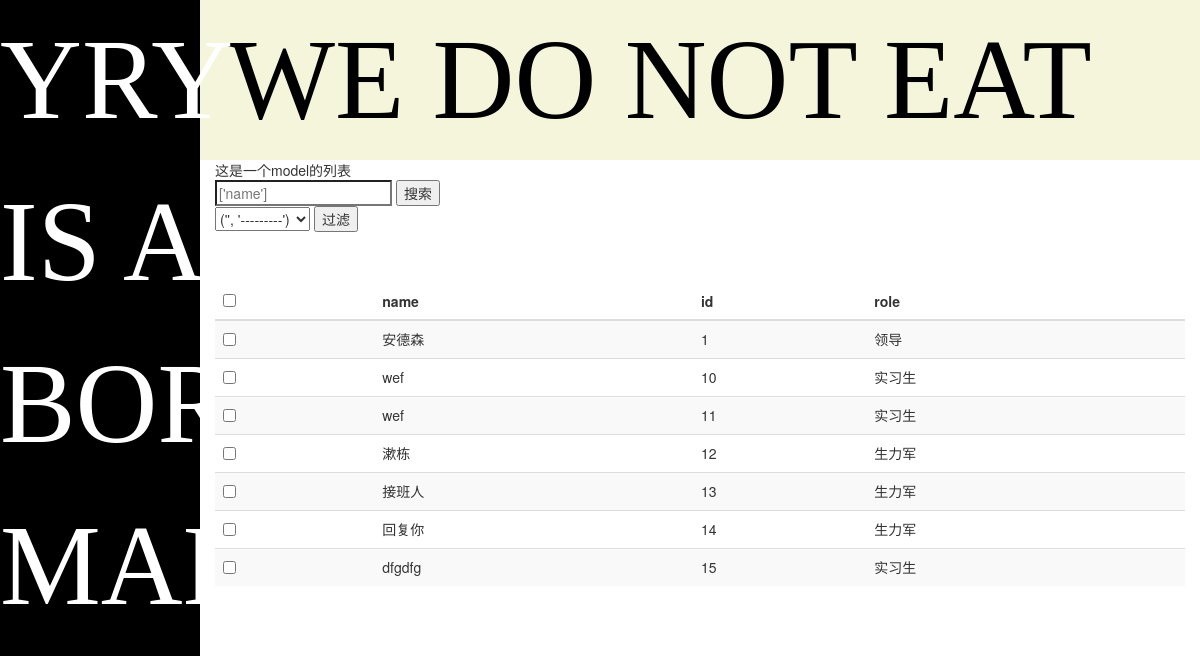
/kingadmin/kingadmin/customer/, run on the app's committed database.
### kingadmin/models.py (models this page shows, shortened)
class Role(models.Model):
    RoleChioce = (
        (0,'领导'),
        (1,'实习生'),
        (2,'生力军'),
    )
    Role = models.IntegerField(choices=RoleChioce)
    Power = models.CharField(max_length=20)
    def __str__(self):
        return self.get_Role_display()

class Customer(models.Model):
    name = models.CharField(max_length=20)
    id = models.AutoField(primary_key=True)
    ChioceFiled = (
        (0,'高中'),
        (1,'大学'),
        (2,'硕士'),
        (3,'毕业'),
    )
    education = models.IntegerField(choices=ChioceFiled)
    role = models.ForeignKey('Role',on_delete=models.SET_NULL,null=True)

### kingadmin/views.py (the view)
# urls.py: path('<str:app>/<str:model>/',views.table_obj_list,name = 'table_obj_list'),
def table_obj_list(request, app, model):
    model_class = site.youwrite[app][model]
    if request.method =='POST':
        pass
    data = model_class.model.objects.all()
    data = get_search_result(data,request,model_class)
    return render(request, 'kingadmin/model.html', {'site': site.youwrite,'queryset':data,'model_class':model_class})

### kingadmin/templatetags/kingadmin_tags.py (called while the page is built)
@register.simple_tag
def create_table_row(obj,model_class):
    rowa = ''
    if model_class.list_display:
        for row in model_class.list_display:
            data = getattr(obj,row)
            show_data = '<td>{}</td>'.format(data)
            rowa+=show_data
    return mark_safe(rowa)

@register.simple_tag
def get_select_filed(filter_filed,model_class):
    filed_obj = model_class.model._meta.get_field(filter_filed)
    option = ''
    for choice in filed_obj.get_choices():
        option += '<option value="{}">{}</option>'.format(choice,choice)
    return mark_safe(option)

### kingadmin/views.py (called while the page is built)
def get_search_result(data , request,model_class):
    search_key = request.GET.get('_q','')
    model_class.search_value = search_key
    if  search_key:
        print('yyy')
        data = data.filter(name__contains=search_key)
    return data

### kingadmin/templates/kingadmin/model.html (shortened to what this page needs)
{% extends 'kingadmin/base.html' %}
{% load kingadmin_tags %}
{% block body %}
    <div>这是一个model的列表</div>
    <form method="get"><input type="search" placeholder="{{ model_class.search_key }}" name="_q" value="{{ model_class.search_value }}">
    <input type="submit"value="搜索">
    </form>
    <form method="get">
        <select name="filter" id="filter">
    {% if model_class.list_filter %}
        {% for filter_filed in model_class.list_filter %}
            {% get_select_filed filter_filed model_class %}
        {% endfor %}
    {% endif %}
 </select>
        <input type="submit"value="过滤">
    </form>
    <table class="table table-striped" style="margin-top: 50px">
    <thead >
    <th><input type="checkbox" value="all"></th>
    {% for foo in model_class.list_display %}
        <th>{{ foo }}</th>
    {% endfor %}
    </thead>
    <tbody>
    {% for foo in queryset %}
        <tr>
            <td>
                 <input type="checkbox"value="{{ obj.id }}">
            </td>
                 {% create_table_row foo model_class %}
        </tr>
    {% endfor %}
    </tbody>
    </table>
{% endblock %}

### kingadmin/static/kingadmin/main.css (style rules this page uses)
body { font-size: 0px; margin: 0px; }

### data on the page
Role: filter "('', '---------')"
Customer: name+id+role "安德森 1 领导"
Customer: name+id+role "wef 10 实习生"
Customer: name+id+role "wef 11 实习生"
Customer: name+id+role "漱栋 12 生力军"
Customer: name+id+role "接班人 13 生力军"
Customer: name+id+role "回复你 14 生力军"
Customer: name+id+role "dfgdfg 15 实习生"

### other printed values
{{ foo }} "name" "id" "role"
